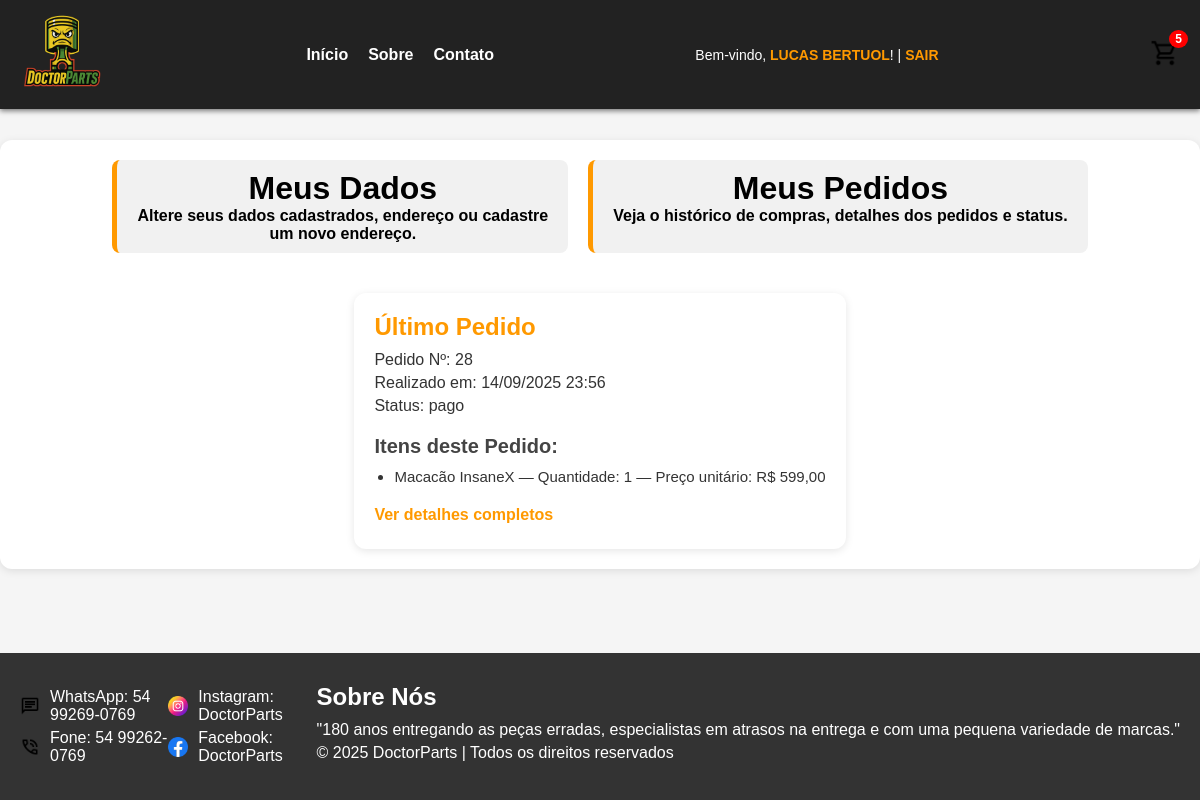
Page /src/php/views/areaUsuario.php (signed in) on the committed database.
### tables this page shows
CREATE TABLE `usuarios` (
  `id_usuario` int(11) NOT NULL,
  `nome` varchar(255) DEFAULT NULL,
  `email` varchar(255) DEFAULT NULL,
  `contato` varchar(20) DEFAULT NULL,
  `senha` varchar(255) DEFAULT NULL,
  `data_criacao` datetime DEFAULT current_timestamp(),
  `cpf` varchar(21) DEFAULT NULL,
  `isadmin` tinyint(1) DEFAULT NULL
);

CREATE TABLE `pedidos` (
  `id_pedido` int(11) NOT NULL,
  `id_usuario` int(11) DEFAULT NULL,
  `id_endereco` int(11) DEFAULT NULL,
  `data_pedido` datetime DEFAULT current_timestamp(),
  `status` enum('pendente','pago','enviado','entregue','cancelado') DEFAULT 'pendente',
  `total` decimal(10,2) DEFAULT NULL,
  `forma_pagamento` varchar(100) DEFAULT NULL
);

CREATE TABLE `itens_pedido` (
  `id_itens_pedido` int(11) NOT NULL,
  `id_pedido` int(11) DEFAULT NULL,
  `id_produto` int(11) DEFAULT NULL,
  `quantidade` int(11) DEFAULT NULL,
  `preco_unitario` decimal(10,2) DEFAULT NULL
);

CREATE TABLE `produtos` (
  `id_produto` int(11) NOT NULL,
  `id_categoria` int(11) DEFAULT NULL,
  `nome` varchar(255) DEFAULT NULL,
  `descricao` text DEFAULT NULL,
  `preco` decimal(10,2) DEFAULT NULL,
  `estoque` int(11) DEFAULT 0,
  `image_url` varchar(255) DEFAULT NULL,
  `data_criacao` datetime DEFAULT current_timestamp()
);

### src/php/classes/usuario.class.php (called while the page is built, shortened)
<?php
    include 'conexao.class.php';
    class Usuario {
        public function selectUsuarioId($id_usuario){
            $database = new Conexao();
            $db = $database->getConnection();
            $sql = "SELECT * FROM usuarios WHERE id_usuario=:id_usuario";
            try{
                $stmt = $db->prepare($sql);
                $stmt->bindParam(':id_usuario',$id_usuario);
                $stmt->execute();
                $result = $stmt->fetch(PDO::FETCH_ASSOC);
                return $result;
            }catch(PDOException $e){
                echo 'Erro ao listar usuário: ' . $e->getMessage();
                $result = [];
                return $result;
            }
        }
    }

### src/php/classes/carrinho.class.php (called while the page is built, shortened)
<?php
include_once 'conexao.class.php';
class Carrinho {
    private $db;
    public function __construct() {
        $conexao = new Conexao();
        $this->db = $conexao->getConnection();
    }
    public function contarItens($id_usuario) {
    $sql = "SELECT SUM(quantidade) as total FROM carrinho WHERE id_usuario = :id_usuario";
    $stmt = $this->db->prepare($sql);
    $stmt->bindParam(':id_usuario', $id_usuario);
    $stmt->execute();
    $resultado = $stmt->fetch(PDO::FETCH_ASSOC);
    return $resultado['total'] ?? 0;
    }
}
?>

### src/php/classes/conexao.class.php (called while the page is built, shortened)
<?php
class Conexao{
    private $host = 'localhost';
    private $db_name = 'doctorpartsdb';
    private $username = 'root';
    private $password = '';
    public function getConnection(){
        $this->conn = null;
        try{
            $this->conn = new PDO('mysql:host='. $this->host .';dbname='. $this->db_name, $this->username, $this->password);
            $this->conn->setAttribute(PDO::ATTR_ERRMODE, PDO::ERRMODE_EXCEPTION);
        } catch (PDOException $e) {
            echo 'Erro de conexão: ' . $e->getMessage();
        }
        return $this->conn;
    }
}

### src/php/views/areaUsuario.php (the view, shortened to what this page needs)
<?php
include '../classes/usuario.class.php';
include_once '../classes/conexao.class.php';
include_once '../classes/carrinho.class.php';
$usuarioLogadoId = $_SESSION['usuario_id'];
$a = new Usuario();
$usuario = $a->selectUsuarioId($usuarioLogadoId);
$conexao = new Conexao();
$db = $conexao->getConnection();
$carrinho = new Carrinho();
$quantidadeItens = $carrinho->contarItens($usuarioLogadoId);
$sqlUltimoPedido = "
    SELECT id_pedido, data_pedido, status
    FROM pedidos
    WHERE id_usuario = :id_usuario
    ORDER BY data_pedido DESC
    LIMIT 1
";
$stmtUltimo = $db->prepare($sqlUltimoPedido);
$stmtUltimo->bindParam(':id_usuario', $usuarioLogadoId, PDO::PARAM_INT);
$stmtUltimo->execute();
$ultimoPedido = $stmtUltimo->fetch(PDO::FETCH_ASSOC);
$itensUltimoPedido = [];
if ($ultimoPedido) {
    $sqlItens = "
        SELECT ip.quantidade, ip.preco_unitario, p.nome
        FROM itens_pedido ip
        JOIN produtos p ON ip.id_produto = p.id_produto
        WHERE ip.id_pedido = :id_pedido
    ";
    $stmtItens = $db->prepare($sqlItens);
    $stmtItens->bindParam(':id_pedido', $ultimoPedido['id_pedido'], PDO::PARAM_INT);
    $stmtItens->execute();
    $itensUltimoPedido = $stmtItens->fetchAll(PDO::FETCH_ASSOC);
}
?>
<!DOCTYPE html>
<html lang="pt-br">
<head>
    <link rel="stylesheet" href="../../css/styleAreaUsuario.css">
</head>
<body>
    <header id="topo">
        <nav class="menu">
            <div class="logo">
                <a href="index.php"><img src="../../../assets/images/logo.png" alt="Company logo" id="logo" /></a>
            </div>
            <ul class="nav-links">
                <li><a href="#">Início</a></li>
                <li><a href="sobre.php">Sobre</a></li>
                <li><a href="#contato">Contato</a></li>
            </ul>
            <div class="user-access">
                <?php if ($usuario): ?>
                    <span>Bem-vindo, <a href="areaUsuario.php" class="yolonosay logado"><?= htmlspecialchars($usuario['nome']) ?></a>!</span> |
                    <a href="../controllers/logout.php" class="yolonosay logado">Sair</a>
                <?php else: ?>
                    <a href="javascript:void(0)" onclick="abrirPopupLogin()" class="yolonosay cadastro">Entre</a>
                    ou
                    <a href="javascript:void(0)" onclick="abrirPopupCadastro()" class="yolonosay cadastro">Cadastre-se</a>
                <?php endif; ?>
            </div>
            <div id="divCarrinho">
                <a href="carrinho.php">
                    <img src="../../../assets/images/carrinho.jpg" width="30px" height="30px" alt="Cart" />
                    <?php if ($quantidadeItens > 0): ?>
                        <span class="badge-carrinho"><?= $quantidadeItens ?></span>
                    <?php endif; ?>
                </a>
            </div>
        </nav>
    </header>
    <div class="container">
        <div class="mini-menu">
            <div class="item-mini-menu" onclick="window.location.href='dadosUsuario.php'">
                <h1>Meus Dados</h1>
                <p>Altere seus dados cadastrados, endereço ou cadastre <br>um novo endereço.</p>
            </div>
            <div class="item-mini-menu" onclick="window.location.href='meusPedidos.php'">
                <h1>Meus Pedidos</h1>
                <p>Veja o histórico de compras, detalhes dos pedidos e status.</p>
            </div>
            <div class="ultimo-pedido">
                <h1>Último Pedido</h1>
                <?php if ($ultimoPedido): ?>
                    <p>Pedido Nº: <?= htmlspecialchars($ultimoPedido['id_pedido']) ?></p>
                    <p>Realizado em: <?= date('d/m/Y H:i', strtotime($ultimoPedido['data_pedido'])) ?></p>
                    <p>Status: <?= htmlspecialchars($ultimoPedido['status']) ?></p>
                    <h2>Itens deste Pedido:</h2>
                    <ul>
                        <?php foreach ($itensUltimoPedido as $item): ?>
                            <li>
                                <?= htmlspecialchars($item['nome']) ?> — Quantidade: <?= (int)$item['quantidade'] ?> — Preço unitário: R$ <?= number_format($item['preco_unitario'], 2, ',', '.') ?>
                            </li>
                        <?php endforeach; ?>
                    </ul>
                    <p><a href="confirmacao.php?pedido=<?= htmlspecialchars($ultimoPedido['id_pedido']) ?>">Ver detalhes completos</a></p>
                <?php else: ?>
                    <p>Nenhum pedido realizado.</p>
                <?php endif; ?>
            </div>
        </div>
    </div>
    <footer id="contato">
        <div class="footer">
            <div class="contato">
                <p><img src="../../../assets/images/whatsapp.png" alt="" id="imagem-contato" />WhatsApp: 54 99269-0769</p>
                <p><img src="../../../assets/images/telefone.png" alt="" id="imagem-contato" />Fone: 54 99262-0769</p>
            </div>
            <div class="contato">
                <p><img src="../../../assets/images/intagram.png" alt="" id="imagem-contato" />Instagram: DoctorParts</p>
                <p><img src="../../../assets/images/facebook.png" alt="" id="imagem-contato" />Facebook: DoctorParts</p>
            </div>
            <div class="footer-descricao">
                <h2>Sobre Nós</h2>
                <p>"180 anos entregando as peças erradas, especialistas em atrasos na entrega e com uma pequena variedade de marcas."</p>
                <p>&copy; 2025 DoctorParts | Todos os direitos reservados</p>
            </div>
        </div>
    </footer>
</body>
</html>

### src/css/styleAreaUsuario.css (style rules this page uses)
* { margin: 0; padding: 0; box-sizing: border-box; }
html, body { height: 100%; }
body { font-family: Arial, sans-serif; background-color: #f5f5f5; padding-top: 100px; color: #333; min-height: 100vh; }
header { position: fixed; top: 0; left: 0; width: 100%; background-color: #222; color: white; z-index: 1000; box-shadow: 0 2px 5px rgba(0,0,0,0.5); }
.menu { display: flex; align-items: center; justify-content: space-between; padding: 10px 20px; flex-wrap: wrap; }
.menu .logo img { height: 85px; }
.nav-links { list-style: none; display: flex; gap: 20px; }
.nav-links a { color: white; text-decoration: none; font-weight: bold; }
.user-access { color: white; font-size: 14px; }
.yolonosay.logado { color: #FF9900; text-decoration: none; font-weight: bold; transition: background-color 0.3s; cursor: pointer; text-transform: uppercase; }
#divCarrinho img { margin-left: 10px; }
.container { max-width: 1200px; margin: 0 auto; padding-top: 40px; }
.mini-menu { display: flex; justify-content: center; gap: 20px; margin-bottom: 40px; flex-wrap: wrap; min-width: 300px; background-color: #fff; padding: 20px; border-radius: 12px; box-shadow: 0px 2px 8px rgba(0, 0, 0, 0.1); }
.item-mini-menu { background-color: #f1f1f1; color: black; padding: 10px 20px; border-radius: 8px; font-weight: bold; text-decoration: none; transition: background-color 0.3s ease; border-left: 5px solid #FF9900; text-align: center; }
html, body { height: 100%; margin: 0; display: flex; flex-direction: column; }
footer { background-color: #333; color: white; padding: 30px 20px; margin-top: auto; left: 0; width: 100%; }
.footer { display: flex; justify-content: space-between; flex-wrap: wrap; }
.contato { flex: 1; }
.contato p, .footer-descricao p { margin: 5px 0; display: flex; align-items: center; }
#imagem-contato { width: 20px; height: 20px; margin-right: 10px; }
.footer-descricao h2 { margin-bottom: 10px; }
.badge-carrinho { position: absolute; top: -5px; right: -5px; background-color: red; color: white; font-size: 12px; padding: 2px 6px; border-radius: 50%; }
.ultimo-pedido { max-width: 800px; margin: 0 auto; margin-top: 20px; background-color: #fff; padding: 20px; border-radius: 12px; box-shadow: 0px 2px 8px rgba(0, 0, 0, 0.1); text-align: left; }
.ultimo-pedido h1 { font-size: 24px; margin-bottom: 10px; color: #FF9900; }
.ultimo-pedido p { font-size: 16px; margin: 5px 0; }
.ultimo-pedido h2 { font-size: 20px; margin-top: 20px; margin-bottom: 10px; color: #444; }
.ultimo-pedido ul { list-style-type: disc; padding-left: 20px; }
.ultimo-pedido li { margin-bottom: 6px; font-size: 15px; color: #333; }
.ultimo-pedido a { display: inline-block; margin-top: 15px; text-decoration: none; color: #FF9900; font-weight: bold; transition: color 0.3s; }
#divCarrinho { position: relative; display: inline-block; }
.badge-carrinho { position: absolute; top: -8px; right: -8px; background: red; color: white; border-radius: 50%; padding: 2px 6px; font-size: 12px; font-weight: bold; }

### rows in the picture
usuarios: nome "LUCAS BERTUOL"
pedidos: id_pedido "28", data_pedido "14/09/2025 23:56", status "pago"
itens_pedido: id_produto.nome "Macacão InsaneX", quantidade "1", preco_unitario "599,00"

### other values in the picture
$quantidadeItens "5"
